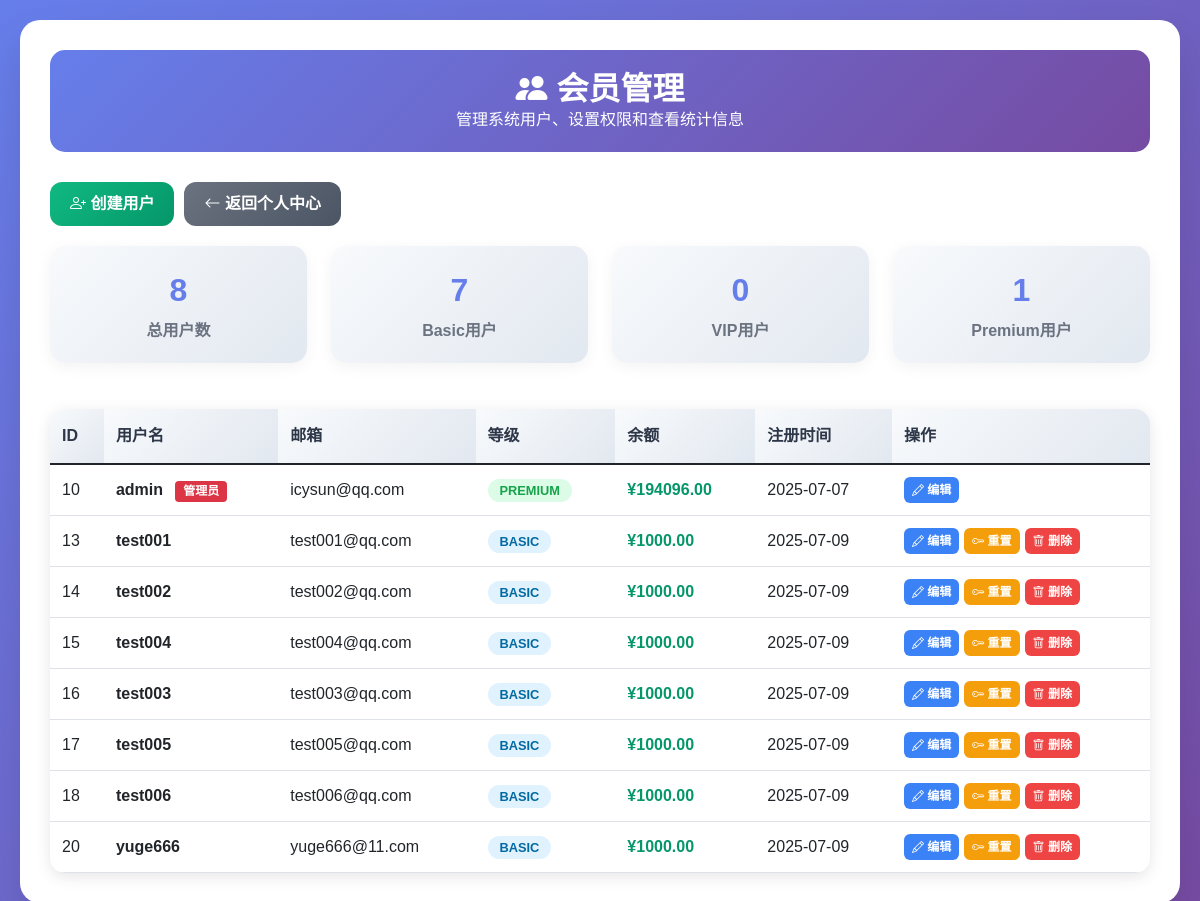
The app's page /admin/users (signed in) with its own data.
### tables this page shows
CREATE TABLE users (
            id INTEGER PRIMARY KEY AUTOINCREMENT,
            username TEXT UNIQUE NOT NULL,
            password_hash TEXT NOT NULL,
            email TEXT UNIQUE NOT NULL,
            membership_level INTEGER NOT NULL DEFAULT 1,
            created_at DATETIME DEFAULT CURRENT_TIMESTAMP,
            expires_at DATETIME,
            is_active INTEGER DEFAULT 1,
            last_login DATETIME
        , password TEXT);

### app.py (the view)
@app.route('/admin/users')
@login_required
def admin_users():
    if session.get('username') != 'admin':
        flash('权限不足，只有管理员可以访问此页面', 'error')
        return redirect(url_for('index'))
    try:
        conn = get_db_connection()
        cursor = conn.cursor()
        users = cursor.execute('''
            SELECT u.id, u.username, u.email, u.created_at,
                   COALESCE(m.level, u.membership_level, 1) as level,
                   COALESCE(m.level_name,
                     CASE COALESCE(m.level, u.membership_level, 1)
                       WHEN 1 THEN 'Basic'
                       WHEN 2 THEN 'VIP'
                       WHEN 3 THEN 'Premium'
                       ELSE 'Basic'
                     END) as level_name,
                   COALESCE(m.permissions,
                     CASE COALESCE(m.level, u.membership_level, 1)
                       WHEN 1 THEN 'basic_predictions'
                       WHEN 2 THEN 'advanced_analysis'
                       WHEN 3 THEN 'full_access'
                       ELSE 'basic_predictions'
                     END) as permissions,
                   COALESCE(w.balance, 0.0) as balance
            FROM users u
            LEFT JOIN user_membership m ON u.id = m.user_id
            LEFT JOIN wallets w ON u.id = w.user_id
            WHERE u.is_active = 1
            ORDER BY u.id ASC
        ''').fetchall()
        conn.close()
        users_list = []
        for user in users:
            if user:  # 确保user不为None
                users_list.append({
                    'id': user[0],
                    'username': user[1] or '',
                    'email': user[2] or '未设置',
                    'created_at': user[3] or '',
                    'level': user[4] or 1,
                    'level_name': user[5] or 'Basic',
                    'permissions': user[6] or 'basic_predictions',
                    'balance': float(user[7] or 0.0)
                })
        return render_template('admin_users.html', users=users_list)
    except Exception as e:
        logger.error("获取用户列表失败: " + str(e))
        flash('获取用户列表失败', 'error')
        return redirect(url_for('index'))

### app.py (called while the page is built)
def get_db_connection():
    conn = sqlite3.connect(DB_FILE)
    conn.row_factory = sqlite3.Row  # 这使得查询结果可以像字典一样访问列
    return conn

def login_required(f):
    @wraps(f)
    def decorated_function(*args, **kwargs):
        if 'user_id' not in session:
            return redirect(url_for('login'))
        return f(*args, **kwargs)
    return decorated_function

### templates/admin_users.html (shortened to what this page needs)
<!DOCTYPE html>
<html lang="zh-CN">
<head>
    <link href="https://cdn.jsdelivr.net/npm/bootstrap@5.1.3/dist/css/bootstrap.min.css" rel="stylesheet">
    <link rel="stylesheet" href="https://cdn.jsdelivr.net/npm/bootstrap-icons@1.8.1/font/bootstrap-icons.css">
</head>
<body>
    <div class="main-container">
        <div class="page-header">
            <h1><i class="bi bi-people-fill"></i> 会员管理</h1>
            <p class="mb-0">管理系统用户、设置权限和查看统计信息</p>
        </div>
        <div class="action-buttons">
            <button class="btn btn-create" data-bs-toggle="modal" data-bs-target="#createUserModal">
                <i class="bi bi-person-plus"></i> 创建用户
            </button>
            <a href="{{ url_for('profile') }}" class="btn-back">
                <i class="bi bi-arrow-left"></i> 返回个人中心
            </a>
        </div>
        <div class="row stats-row">
            <div class="col-md-3 col-6 mb-3">
                <div class="stat-card">
                    <div class="stat-number" id="totalUsers">{{ users|length }}</div>
                    <div class="stat-label">总用户数</div>
                </div>
            </div>
            <div class="col-md-3 col-6 mb-3">
                <div class="stat-card">
                    <div class="stat-number" id="basicUsers">
                        {{ users|selectattr('level', 'equalto', 1)|list|length }}
                    </div>
                    <div class="stat-label">Basic用户</div>
                </div>
            </div>
            <div class="col-md-3 col-6 mb-3">
                <div class="stat-card">
                    <div class="stat-number" id="vipUsers">
                        {{ users|selectattr('level', 'equalto', 2)|list|length }}
                    </div>
                    <div class="stat-label">VIP用户</div>
                </div>
            </div>
            <div class="col-md-3 col-6 mb-3">
                <div class="stat-card">
                    <div class="stat-number" id="premiumUsers">
                        {{ users|selectattr('level', 'equalto', 3)|list|length }}
                    </div>
                    <div class="stat-label">Premium用户</div>
                </div>
            </div>
        </div>
        <div class="users-table">
            <div class="table-responsive">
                <table class="table table-hover">
                    <thead>
                        <tr>
                            <th>ID</th>
                            <th>用户名</th>
                            <th>邮箱</th>
                            <th>等级</th>
                            <th>余额</th>
                            <th>注册时间</th>
                            <th>操作</th>
                        </tr>
                    </thead>
                    <tbody>
                        {% for user in users %}
                        <tr>
                            <td data-label="ID">{{ user.id }}</td>
                            <td data-label="用户名">
                                <strong>{{ user.username }}</strong>
                                {% if user.username == 'admin' %}
                                    <span class="badge bg-danger ms-2">管理员</span>
                                {% endif %}
                            </td>
                            <td data-label="邮箱">{{ user.email }}</td>
                            <td data-label="等级">
                                <span class="level-badge level-{{ user.level_name.lower() }}">
                                    {{ user.level_name }}
                                </span>
                            </td>
                            <td data-label="余额">
                                <span class="balance-amount">¥{{ "%.2f"|format(user.balance) }}</span>
                            </td>
                            <td data-label="注册时间">{{ user.created_at[:10] if user.created_at else 'N/A' }}</td>
                            <td data-label="操作">
                                <div class="action-buttons-cell">
                                    <button class="btn btn-sm btn-edit" data-bs-toggle="modal" data-bs-target="#editUserModal" data-user='{{ user | tojson | safe }}'>
                                        <i class="bi bi-pencil"></i> 编辑
                                    </button>
                                    {% if user.username != 'admin' %}
                                    <button class="btn btn-sm btn-reset" data-bs-toggle="modal" data-bs-target="#resetPasswordModal" data-user='{{ user | tojson | safe }}'>
                                        <i class="bi bi-key"></i> 重置
                                    </button>
                                    <button class="btn btn-sm btn-delete" onclick="deleteUser(this.dataset.user)">
                                        <i class="bi bi-trash"></i> 删除
                                    </button>
                                    {% endif %}
                                </div>
                            </td>
                        </tr>
                        {% endfor %}
                    </tbody>
                </table>
            </div>
        </div>
    </div>
</body>
</html>

### templates/admin_users.html (style rules this page uses)
body { background: linear-gradient(135deg, #667eea 0%, #764ba2 100%); min-height: 100vh; font-family: 'Microsoft YaHei', sans-serif; }
.main-container { background: white; border-radius: 20px; box-shadow: 0 20px 40px rgba(0,0,0,0.1); margin: 20px; padding: 30px; }
.page-header { background: linear-gradient(135deg, #667eea 0%, #764ba2 100%); color: white; padding: 20px; border-radius: 15px; margin-bottom: 30px; text-align: center; }
.page-header h1 { margin: 0; font-size: 2rem; font-weight: 700; }
.action-buttons { margin-bottom: 20px; display: flex; gap: 10px; flex-wrap: wrap; }
.btn-create { background: linear-gradient(135deg, #10b981 0%, #059669 100%); color: white; border: none; border-radius: 12px; padding: 10px 20px; font-weight: 600; transition: all 0.3s ease; }
.btn-back { background: linear-gradient(135deg, #6b7280 0%, #4b5563 100%); color: white; border: none; border-radius: 12px; padding: 10px 20px; font-weight: 600; text-decoration: none; display: inline-block; transition: all 0.3s ease; }
.users-table { background: white; border-radius: 15px; overflow: hidden; box-shadow: 0 4px 15px rgba(0,0,0,0.1); }
.table { margin: 0; }
.table thead th { background: linear-gradient(135deg, #f8fafc 0%, #e2e8f0 100%); border: none; font-weight: 600; color: #2d3748; padding: 15px 12px; }
.table tbody td { padding: 12px; vertical-align: middle; border-top: 1px solid #e2e8f0; }
.level-badge { padding: 4px 12px; border-radius: 20px; font-size: 0.8rem; font-weight: 600; text-transform: uppercase; }
.level-basic { background: #e0f2fe; color: #0369a1; }
.level-premium { background: #dcfce7; color: #16a34a; }
.balance-amount { font-weight: 700; color: #059669; }
.action-buttons-cell { display: flex; gap: 5px; flex-wrap: wrap; }
.btn-sm { padding: 4px 8px; font-size: 0.75rem; border-radius: 6px; border: none; font-weight: 600; transition: all 0.3s ease; }
.btn-edit { background: #3b82f6; color: white; }
.btn-delete { background: #ef4444; color: white; }
.btn-reset { background: #f59e0b; color: white; }
.stats-row { margin-bottom: 30px; }
.stat-card { background: linear-gradient(135deg, #f8fafc 0%, #e2e8f0 100%); border-radius: 15px; padding: 20px; text-align: center; box-shadow: 0 4px 15px rgba(0,0,0,0.05); transition: all 0.3s ease; }
.stat-number { font-size: 2rem; font-weight: 700; color: #667eea; }
.stat-label { color: #6b7280; font-weight: 600; margin-top: 5px; }

### records on screen
users: id "10", username "admin", shows "管理员", email "icysun@qq.com", level_name "PREMIUM", balance "194096.00", created_at "2025-07-07"
users: id "13", username "test001", email "test001@qq.com", level_name "BASIC", balance "1000.00", created_at "2025-07-09"
users: id "14", username "test002", email "test002@qq.com", level_name "BASIC", balance "1000.00", created_at "2025-07-09"
users: id "15", username "test004", email "test004@qq.com", level_name "BASIC", balance "1000.00", created_at "2025-07-09"
users: id "16", username "test003", email "test003@qq.com", level_name "BASIC", balance "1000.00", created_at "2025-07-09"
users: id "17", username "test005", email "test005@qq.com", level_name "BASIC", balance "1000.00", created_at "2025-07-09"
users: id "18", username "test006", email "test006@qq.com", level_name "BASIC", balance "1000.00", created_at "2025-07-09"
users: id "20", username "yuge666", email "yuge666@11.com", level_name "BASIC", balance "1000.00", created_at "2025-07-09"

### other values on screen
{{ users|length }} "8"
{{ users|selectattr('level', 'equalto', 1)|list|length }} "7"
{{ users|selectattr('level', 'equalto', 2)|list|length }} "0"
{{ users|selectattr('level', 'equalto', 3)|list|length }} "1"
